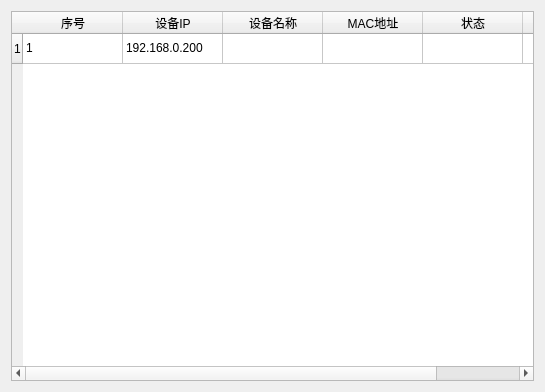
<?xml version="1.0" encoding="UTF-8"?>
<ui version="4.0">
 <class>DeviceManageWidget</class>
 <widget class="QWidget" name="DeviceManageWidget">
  <property name="geometry">
   <rect>
    <x>0</x>
    <y>0</y>
    <width>545</width>
    <height>392</height>
   </rect>
  </property>
  <property name="windowTitle">
   <string>DeviceManageWidget</string>
  </property>
  <layout class="QHBoxLayout" name="horizontalLayout">
   <item>
    <widget class="QTableWidget" name="tableWidget">
     <property name="gridStyle">
      <enum>Qt::SolidLine</enum>
     </property>
     <row>
      <property name="text">
       <string>1</string>
      </property>
     </row>
     <column>
      <property name="text">
       <string>序号</string>
      </property>
     </column>
     <column>
      <property name="text">
       <string>设备IP</string>
      </property>
     </column>
     <column>
      <property name="text">
       <string>设备名称</string>
      </property>
     </column>
     <column>
      <property name="text">
       <string>MAC地址</string>
      </property>
     </column>
     <column>
      <property name="text">
       <string>状态</string>
      </property>
     </column>
     <column>
      <property name="text">
       <string>操作</string>
      </property>
     </column>
     <item row="0" column="0">
      <property name="text">
       <string>1</string>
      </property>
     </item>
     <item row="0" column="1">
      <property name="text">
       <string>192.168.0.200</string>
      </property>
     </item>
    </widget>
   </item>
  </layout>
 </widget>
 <layoutdefault spacing="6" margin="11"/>
 <resources/>
 <connections/>
</ui>
